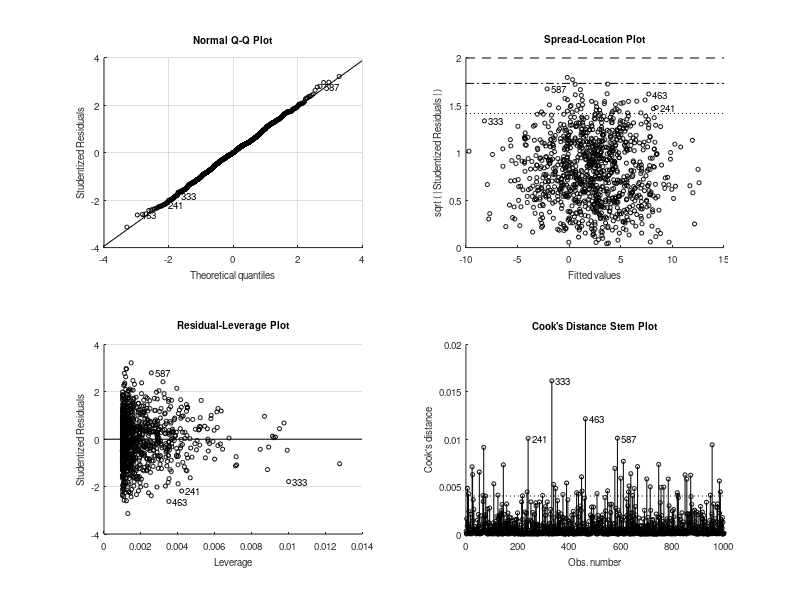

This chart was generated by the following MATLAB code: (Note: this script raises an error after producing the figure.)
%% Generating random linear model
n=1000;
X = randn(n,1);
Beta_true = [2 3.5]; % only two nonzero coefficients

% Adding noise to the observations
Y = Beta_true(1) + X*Beta_true(2) + randn(n,1)*1.5; % small added noise

%% Using MATLAB
mdl = fitlm(X,Y,'linear');
Beta_ls(1)=table2array(mdl.Coefficients({'(Intercept)'},1));
Beta_ls(2)=table2array(mdl.Coefficients({'x1'},1));


%% Here you can create you own version of linear regression and compare the results
%Beta_myls=mylinreg(X,Y);
%% Plot
[Xsort,idx]=sort(X(:,1),'ascend');
Ysort=Y(idx);
scatter(Xsort,Ysort);
hold on
plot(Xsort,Beta_ls(1)+Beta_ls(2)*Xsort);
xlabel('x')
ylabel('y')